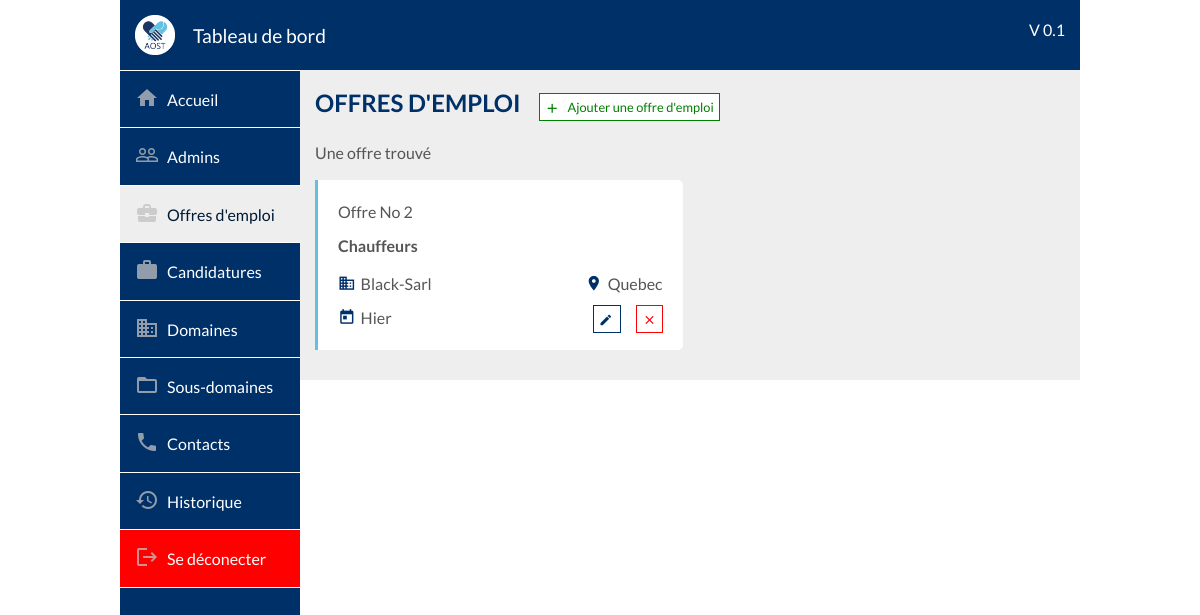
Screenshot of /dashboard/offers/index.php (signed in) with the database file from the repository.
### tables this page shows
CREATE TABLE IF NOT EXISTS `offers` (
  `id` bigint(20) NOT NULL AUTO_INCREMENT,
  `id_admin` bigint(20) NOT NULL,
  `id_subdomain` bigint(20) NOT NULL,
  `id_city` bigint(20) NOT NULL,
  `compagny` varchar(100) NOT NULL,
  `description` longtext COMMENT 'Description globale de la demande',
  `missions` longtext COMMENT 'description détaillée (par mission) de la demande',
  `skill` longtext COMMENT 'compétences requises du postulant',
  `candidate_profile` longtext COMMENT 'Informations requises du postulant (age, annee d''experience, caractere etc...)',
  `cv` int(1) NOT NULL DEFAULT '0' COMMENT 'vaudra 1 si un CV est requit pour postuler',
  `motivation` int(1) NOT NULL DEFAULT '0' COMMENT 'Vaudra 1 si une lettre de motivation est requise pour postuler',
  `deleted` int(2) NOT NULL DEFAULT '0' COMMENT 'Vaudra 1 si supprimé par un admin (restera présente dans un onglet archives ou corbeille)',
  `expired` int(2) NOT NULL DEFAULT '0' COMMENT 'vaudra 1 si déjà expiré',
  `deadline` datetime NOT NULL COMMENT 'Date limite',
  `added_at` datetime NOT NULL DEFAULT CURRENT_TIMESTAMP,
  PRIMARY KEY (`id`),
  KEY `fk_city` (`id_city`),
  KEY `fk_subdomain` (`id_subdomain`),
  KEY `fk_admin` (`id_admin`)
);

CREATE TABLE IF NOT EXISTS `subdomains` (
  `id` bigint(20) NOT NULL AUTO_INCREMENT,
  `id_admin` bigint(20) NOT NULL,
  `id_domain` bigint(20) NOT NULL,
  `name` varchar(200) NOT NULL,
  `color` varchar(100) NOT NULL,
  `added_at` datetime NOT NULL DEFAULT CURRENT_TIMESTAMP,
  PRIMARY KEY (`id`),
  KEY `id_domain` (`id_domain`),
  KEY `fk_admin` (`id_admin`)
);

CREATE TABLE IF NOT EXISTS `city` (
  `id` bigint(20) NOT NULL AUTO_INCREMENT,
  `name` varchar(150) NOT NULL,
  `added_at` datetime NOT NULL DEFAULT CURRENT_TIMESTAMP,
  PRIMARY KEY (`id`)
);

### dashboard/offers/index.php (called while the page is built)
<?php include($_SERVER["DOCUMENT_ROOT"]."/aost/dashboard/outils/php/redirection.php");
	redirection("Offres d'emploi", _DASHBOARD_PHP_PATH."offers/offers.php", "offers", "", _DASHBOARD_PATH."offers/offers.css", _DASHBOARD_PATH."offers/offers.js");
?>

### class/Offer.class.php (called while the page is built, shortened)
<?php
class Offer
{
    private $_id;
    private $_compagny;
    private $_added_at;
    public function __construct(array $data){
        foreach ($data as $key => $value) {
            $method='set'.ucfirst($key);
        }
    }
    public function setId($id){
        $this->_id=intval($id);
    }
    public function getId(){
        return $this->_id;
    }
    public function setCompagny($compagny){
        $this->_compagny=strval($compagny);
    }
    public function getCompagny(){
        return $this->_compagny;
    }
    public function setAdded_at($added_at){
        $this->_added_at=strval($added_at);
    }
    public function getAdded_at(){
        return $this->_added_at;
    }
public function getOffersFilterLimit($keyword, $id_domain, $date, $start){
  include(_APP_PATH."bd/server-connect.php");
  $id_domain = intval($id_domain);
  $start=intval($start);
  $end=$start+10;
  $regex = $keyword == "" ? "" : " subdomains.name REGEXP '^(.*)$keyword(.*)$' ";
  $domainTxt = $id_domain == -1 ? "" : " subdomains.id_domain=$id_domain ";
  $dateDirection = " ORDER BY offers.added_at $date ";
  $limit = " LIMIT $start,$end ";
  if($domainTxt == "" && $regex == ""){
    $where_1 = " 1 ";
}else {
    $where_1 = "";
}
$query= $db->prepare("SELECT * FROM subdomains INNER JOIN offers ON offers.id_subdomain = subdomains.id WHERE $regex $domainTxt $where_1 $dateDirection $limit");
$offers=[];
if($query->execute()){
  while($data=$query->fetch()){
      $offers[]=new Offer($data);
  }
  return $offers;
}else{
  return false;
}
}
}
?>

### class/Subdomain.class.php (called while the page is built, shortened)
<?php
class Subdomain
{
   private $_name;
   public function __construct(array $data){
    foreach ($data as $key => $value) {
     $method='set'.ucfirst($key);
}
}
public function setName($name){
   $this->_name=htmlentities(strval($name));
}
public function getName(){
    return $this->_name;
}
public function getSubdomain($id){
    include(_APP_PATH."bd/server-connect.php");
    $id=intval($id);
    $query=$db->prepare("SELECT * FROM subdomains WHERE id=?");
    $query->bindParam(1,$id);
    if($query->execute() && $query->rowCount()==1){
      $data=$query->fetch();
      return (new Subdomain($data));
  }else{
      return false;
  }
}
}
?>

### class/City.class.php (called while the page is built, shortened)
<?php
class City
{
    private $_name;
    public function __construct(array $data){
        foreach ($data as $key => $value) {
            $method='set'.ucfirst($key);
        }
    }
    public function setName($name){
        $this->_name=htmlentities(strval($name));
    }
    public function getName(){
        return $this->_name;
    }
public function getCity($id){
    include(_APP_PATH."bd/server-connect.php");
    $id=intval($id);
    $query=$db->prepare("SELECT * FROM city WHERE id=?");
    $query->bindParam(1,$id);
    if($query->execute() && $query->rowCount()==1){
        $data=$query->fetch();
        return (new City($data));
    }else{
        return false;
    }
}
}
?>

### outils/php/functions.php (called while the page is built, shortened)
<?php
$tab_month=array("Janvier","Février","Mars","Avril","Mai","Juin","Juillet","Aougt","Septembre","Octobre","Novembre","Décembre");
function get_elapsed_time($datetime){
	global $tab_month;
	$date_convert_in_seconde = strtotime($datetime);
	if(date('Ymd', $date_convert_in_seconde) == date('Ymd')){
		$diff = time()-$date_convert_in_seconde;
		if($diff < 60){
			return "Il y a ".$diff." secondes";
		}else if($diff < 3600){
			return "Il y a ".floor($diff/60)." min";
		}else if($diff < 86400){
			return "Il y a ".floor($diff/3600)."h";
		}
	}else if(date('Ymd', $date_convert_in_seconde) == date('Ymd', strtotime('- 1 DAY'))){
		return "Hier";
	}else if(date('Ymd', $date_convert_in_seconde) == date('Ymd', strtotime('- 2 DAY'))){
		return "Il y a 2 jours";
	}else if(date('Ymd', $date_convert_in_seconde) == date('Ymd', strtotime('- 3 DAY'))){
		return "Il y a 3 jours";
	}else if(date('Ymd', $date_convert_in_seconde) == date('Ymd', strtotime('- 4 DAY'))){
		return "Il y a 4 jours";
	}else if(date('Ymd', $date_convert_in_seconde) == date('Ymd', strtotime('- 5 DAY'))){
		return "Il y a 5 jours";
	}else if(date('Ymd', $date_convert_in_seconde) == date('Ymd', strtotime('- 6 DAY'))){
		return "Il y a 6 jours";
	}else if(date('YW', $date_convert_in_seconde) == date('YW', strtotime('- 1 WEEK'))){
		return "Il y a 1 semaine";
	}else if(date('YW', $date_convert_in_seconde) == date('YW', strtotime('- 2 WEEK'))){
		return "Il y a 2 semaines";
	}else if(date('YW', $date_convert_in_seconde) == date('YW', strtotime('- 3 WEEK'))){
		return "Il y a 3 semaines";
	}else if(date('YW', $date_convert_in_seconde) == date('YW', strtotime('- 4 WEEK'))){
		return "Il y a 4 semaines";
	}else if(date('Ym', $date_convert_in_seconde) == date('Ym', strtotime('- 1 MONTH'))){
		return "Il y a 1 mois";
	}else if(date('Ym', $date_convert_in_seconde) == date('Ym', strtotime('- 2 MONTH'))){
		return "Il y a 2 mois";
	}else if(date('Ym', $date_convert_in_seconde) == date('Ym', strtotime('- 3 MONTH'))){
		return "Il y a 3 mois";
	}else if(date('Ym', $date_convert_in_seconde) == date('Ym', strtotime('- 4 MONTH'))){
		return "Il y a 4 mois";
	}else if(date('Ym', $date_convert_in_seconde) == date('Ym', strtotime('- 5 MONTH'))){
		return "Il y a 5 mois";
	}else if(date('Ym', $date_convert_in_seconde) == date('Ym', strtotime('- 6 MONTH'))){
		return "Il y a 6 mois";
	}else if(date('Ym', $date_convert_in_seconde) == date('Ym', strtotime('- 7 MONTH'))){
		return "Il y a 7 mois";
	}else if(date('Ym', $date_convert_in_seconde) == date('Ym', strtotime('- 8 MONTH'))){
		return "Il y a 8 mois";
	}else if(date('Ym', $date_convert_in_seconde) == date('Ym', strtotime('- 9 MONTH'))){
		return "Il y a 9 mois";
	}else if(date('Ym', $date_convert_in_seconde) == date('Ym', strtotime('- 10 MONTH'))){
		return "Il y a 10 mois";
	}else if(date('Ym', $date_convert_in_seconde) == date('Ym', strtotime('- 11 MONTH'))){
		return "Il y a 11 mois";
	}else if(date('Y', $date_convert_in_seconde) == date('Y', strtotime('- 1 YEAR'))){
		return "Il y a 1 an";
	}else if(date('Y', $date_convert_in_seconde) == date('Y', strtotime('- 2 YEAR'))){
		return "Il y a 2 ans";
	}else if(date('Y', $date_convert_in_seconde) == date('Y', strtotime('- 3 YEAR'))){
		return "Il y a 3 ans";
	}else if(date('Y', $date_convert_in_seconde) == date('Y', strtotime('- 4 YEAR'))){
		return "Il y a 4 ans";
	}else if(date('Y', $date_convert_in_seconde) == date('Y', strtotime('- 5 YEAR'))){
		return "Il y a 5 ans";
	}else if(date('Y', $date_convert_in_seconde) == date('Y', strtotime('- 6 YEAR'))){
		return "Il y a 6 ans";
	}else if(date('Y', $date_convert_in_seconde) == date('Y', strtotime('- 7 YEAR'))){
		return "Il y a 7 ans";
	}else if(date('Y', $date_convert_in_seconde) == date('Y', strtotime('- 8 YEAR'))){
		return "Il y a 8 ans";
	}else if(date('Y', $date_convert_in_seconde) == date('Y', strtotime('- 9 YEAR'))){
		return "Il y a 9 ans";
	}else if(date('Y', $date_convert_in_seconde) == date('Y', strtotime('- 10 YEAR'))){
		return "Il y a 10 ans";
	}else if(date('Y', $date_convert_in_seconde) == date('Y', strtotime('- 11 YEAR'))){
		return "Il y a 11 ans";
	}else if(date('Y', $date_convert_in_seconde) == date('Y', strtotime('- 12 YEAR'))){
		return "Il y a 12 ans";
	}else if(date('Y', $date_convert_in_seconde) == date('Y', strtotime('- 13 YEAR'))){
		return "Il y a 13 ans";
	}else if(date('Y', $date_convert_in_seconde) == date('Y', strtotime('- 14 YEAR'))){
		return "Il y a 14 ans";
	}else if(date('Y', $date_convert_in_seconde) == date('Y', strtotime('- 15 YEAR'))){
		return "Il y a 15 ans";
	}else if(date('Y', $date_convert_in_seconde) == date('Y', strtotime('- 16 YEAR'))){
		return "Il y a 16 ans";
	}else if(date('Y', $date_convert_in_seconde) == date('Y', strtotime('- 17 YEAR'))){
		return "Il y a 17 ans";
	}else if(date('Y', $date_convert_in_seconde) == date('Y', strtotime('- 18 YEAR'))){
		return "Il y a 18 ans";
	}else if(date('Y', $date_convert_in_seconde) == date('Y', strtotime('- 19 YEAR'))){
		return "Il y a 19 ans";
	}else if(date('Y', $date_convert_in_seconde) == date('Y', strtotime('- 20 YEAR'))){
		return "Il y a 20 ans";
	}else if(date('Y', $date_convert_in_seconde) < date('Y', strtotime('- 20 YEAR'))){
		return "Il y a plus de 20 ans";
	}else{
		$mois=date('m',$date_convert_in_seconde);
		$mois=$tab_month[$mois-1];
		return 'depuis le '.date('d', $date_convert_in_seconde)." ".$mois;
	}
}
?>

### dashboard/offers/offers.php (the view, shortened to what this page needs)
<h2 class="margin-top-none" style="display: inline-block">Offres d'emploi</h2>
<span class="btnAdd btnAddAdmin" id="btnAdd">
  <i class="material-icons vertical-align-bottom margin-right-5">add</i>
  <span class="">Ajouter une offre d'emploi</span>
</span>
<?php
$keyword = isset($_POST["keyword"]) ? $_POST["keyword"] : "";
$date = isset($_POST["date"]) ? $_POST["date"] : "DESC";
$id_domain = isset($_POST["id_domain"]) ? $_POST["id_domain"] : "-1";
$offers_count = $offer->getOffersFilterLimit($keyword, $id_domain, $date, "");
	$actuParPage= 10;
	$nombreDePages=ceil(count($offers_count)/$actuParPage);
	if(isset($_GET['page']))
	{
   $pageActuelle=intval($_GET['page']);
		 if($pageActuelle>$nombreDePages)
		 {
     $pageActuelle=$nombreDePages;
   }
 }
	else
	{
		 $pageActuelle=1;
   }
	$premiereEntree=($pageActuelle-1)*$actuParPage;
 $offers = $offer->getOffersFilterLimit($keyword, $id_domain, $date, $premiereEntree);
 ?>
 <span class="stat" style="display: block">
  <?php
  if(count($offers_count) > 1){
    echo count($offers_count)." offres trouvés";
  }else {
    if(count($offers_count) > 0){
      echo "Une offre trouvé";
    }else {
      echo "Aucune offres trouvé";
    }
  }
  ?>
</span>
  <?php
    foreach ($offers as $offer) {
      $city = $city->getCity($offer->getId_city());
      $subdomain = $subdomain->getSubdomain($offer->getId_subdomain());
  ?>
  <?php
    }
  ?>
<div class="suggest_container">
	<?php
  $i = 0;
  foreach ($offers as $offer) {
   $city = $city->getCity($offer->getId_city());
   $subdomain = $subdomain->getSubdomain($offer->getId_subdomain());
   ?>
   <div class="suggest_block">
     <div class="suggest_row">
      <span class="suggest_col">Offre No <?php echo $offer->getId(); ?></span>
    </div>
    <div class="suggest_row">
      <span class="suggest_title"> <?php echo ucfirst($subdomain->getName()); ?></span>
    </div>
    <div class="suggest_row">
      <span class="suggest_col"><i class="material-icons vertical-align-bottom margin-right-5 background-primary">domain</i><?php echo ucfirst($offer->getCompagny()); ?></span>
      <span class="suggest_col float-right"><i class="material-icons vertical-align-bottom margin-right-5 background-primary">location_on</i><?php echo ucfirst($city->getName()); ?></span>
    </div>
    <div class="suggest_row">
      <span class="suggest_col"><i class="material-icons vertical-align-bottom margin-right-5 background-primary">today</i><?php echo get_elapsed_time($offer->getAdded_at()); ?></span>
      <div class="suggest_col float-right">
       <span class="btnEdit" id="btnEdit<?php echo $i; ?>" title="Modifier">
        <i class="material-icons vertical-align-bottom">mode_edit</i>
      </span>
      <span class="btnDelete" id="btnDelete<?php echo $i; ?>" title="Supprimer">
        <i class="material-icons vertical-align-bottom">close</i>
      </span>
    </div>
  </div>
</div>
<?php
$i++; } ?>
</div>

### outils/css/vars.css (style rules this page uses)
:root { --color-primary : #003068; --color-secondary : #66BFDE; --color-tertiary : #001935; --color-shadow : #eee; --color-text : #555; --color-danger : red; --color-danger-dark : darkred; --color-success : green; --color-success-dark : darkgreen; --border-radius-size : 5px; --nav-text-color : white; --nav-bg-color : var(--color-primary); --nav-text-hover-color: var(--color-secondary); --subNav-text-color: var(--color-primary); --subNav-text-hover-color: var(--color-tertiaire); --nav-mobile-text-color : var(--color-primary); --nav-mobile-hover-text-color : white; --nav-mobile-hover-bg-color : var(--color-primary); --footer-bg-color : var(--color-primary); --footer-bg-color-dark : var(--color-tertiary); --footer-text-color : white; --btn-primary-text-color: white; --btn-primary-bg-color : var(--color-primary); --btn-primary-bg-hover-color : var(--color-tertiary); --btn-danger-text-color: white; --btn-danger-bg-color : var(--color-danger); --btn-danger-bg-hover-color : var(--color-danger-dark); }

### outils/css/global.css (style rules this page uses)
h2 { color: var(--color-primary); text-transform: uppercase; }
body { margin: 0; font-size: 1em; font-weight: 400; line-height: 1.5; text-align: left; font-family: 'Lato'; color: var(--color-text); }
.vertical-align-bottom { vertical-align: bottom !important; }
.float-right { float: right !important; }
.margin-top-none { margin-top: 0 !important; }
.suggest_container { display: inline-block; width: 100%; box-sizing: border-box; margin-top: 15px; }
.suggest_block { display: inline-block; box-sizing: border-box; padding: 15px; margin-bottom: 15px; background-color: white; border-left: 3px solid var(--color-secondary); border-radius: 0 var(--border-radius-size) var(--border-radius-size) 0; }
.suggest_block i { font-size: 1.1em; margin-bottom: 0.2em; }
.margin-right-5 { margin-right: 5px; }
.background-primary { color: var(--color-primary); }
.suggest_row { padding: 5px; }
.suggest_col { display: inline-block; }
.suggest_title { max-width: 100%; max-height: 1.4em; overflow: hidden; display: inline-block; font-weight: bold; }

### dashboard/outils/css/global.css (style rules this page uses)
.btnEdit { box-sizing: border-box; padding: 5px; font-size: 0.8em; color: var(--color-primary); border: 1px solid var(--color-primary); cursor: pointer; margin-left: 15px; background-color: white; }
.btnAdd { box-sizing: border-box; padding: 5px; font-size: 0.8em; color: var(--color-success); border: 1px solid var(--color-success); cursor: pointer; margin-left: 15px; background-color: white; }
.btnDelete { box-sizing: border-box; padding: 5px; font-size: 0.8em; color: var(--color-danger); border: 1px solid var(--color-danger); cursor: pointer; background-color: white; margin-left: 15px; }
@media (min-width: 576px) { .suggest_block { width: 49%; } }
@media (min-width: 576px) { .btnAdd i { font-size : 1.2em; margin-bottom: 1.6em; } }

### rows the page displays
offers: id "2", id_subdomain.name "Chauffeurs", compagny "Black-Sarl", id_city.name "Quebec", added_at "Hier"
